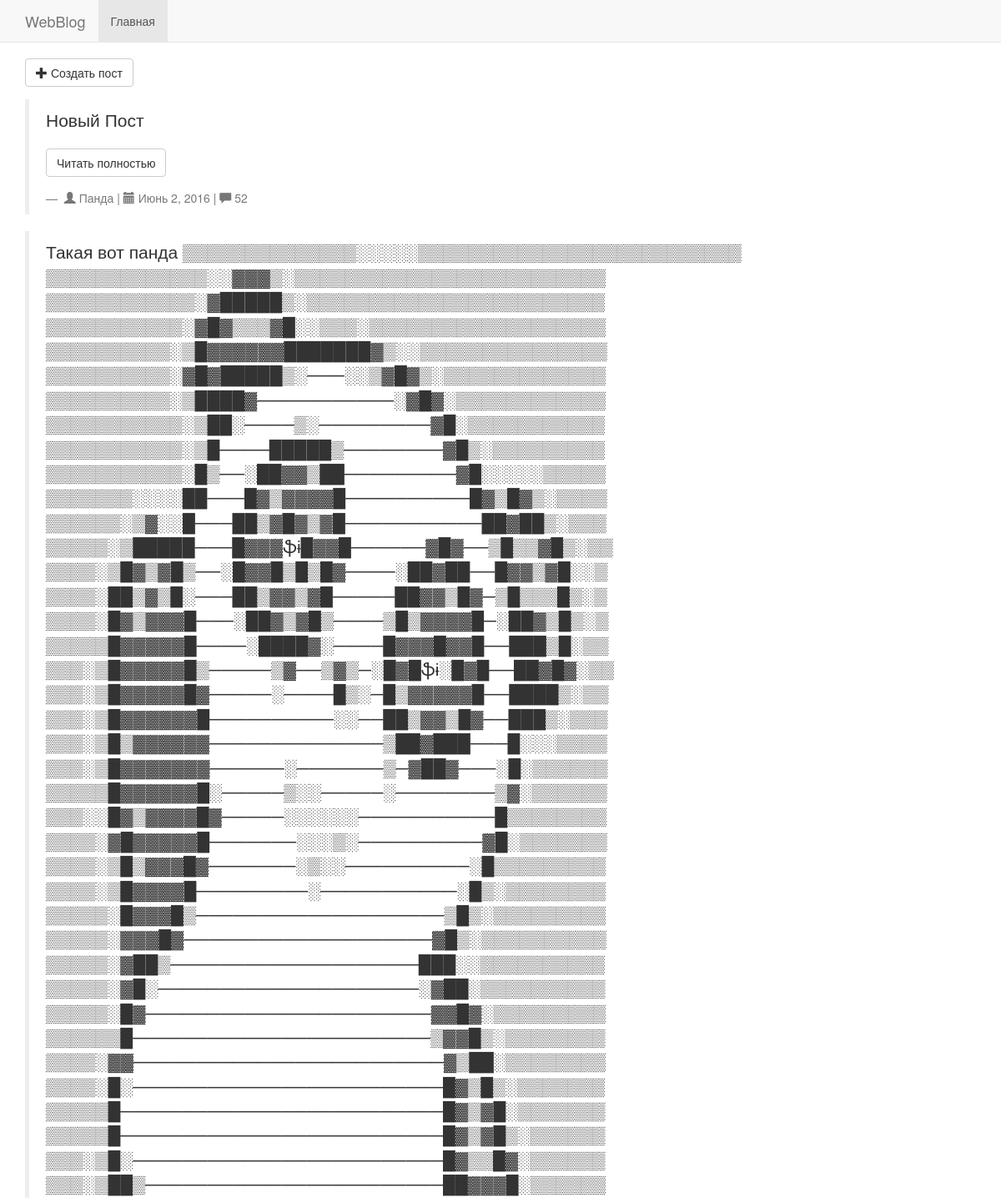
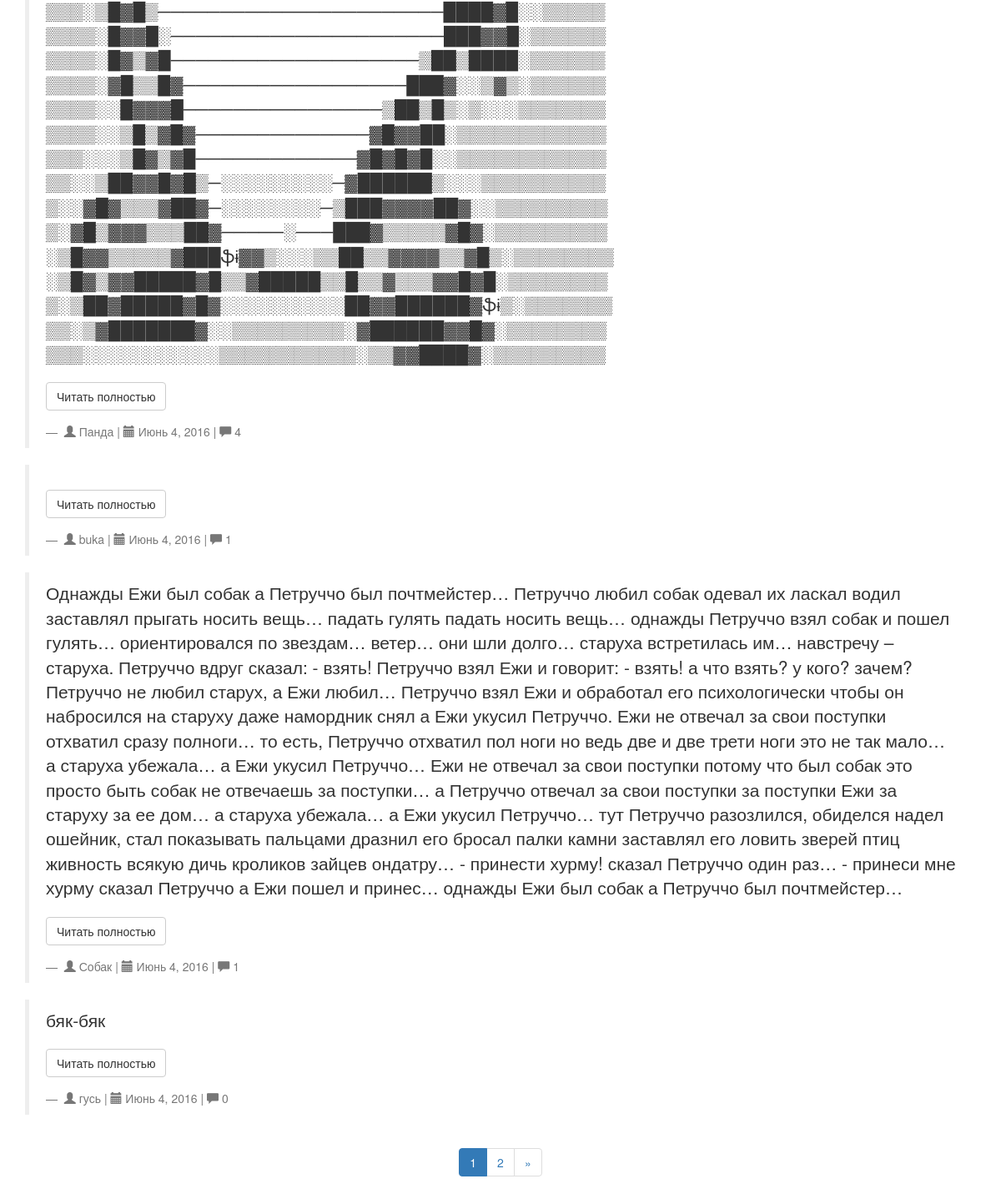
The page / on the database its author committed (2 pictures, top to bottom).
### webblogs/models.py (models this page shows, shortened)
class Post(models.Model):
    author = models.CharField(max_length=100)
    create_date = models.DateTimeField(auto_now_add=True)
    change_date = models.DateTimeField(auto_now=True)
    text = models.TextField(max_length=2000)

### webblogs/views.py (the view)
# urls.py: url(r'^$', views.index, name='index'),
def index(request):
    return index_page(request, 1)

### webblogs/views.py (called while the page is built)
def index_page(request, page):
    p = Post.objects.order_by('create_date')
    posts = Paginator(p, page_el)
    return render(request, 'webblogs/index.html', {'page': posts.page(page), 'range': posts.page_range})

### webblogs/templates/webblogs/index.html (shortened to what this page needs)
{% extends "webblogs/base.html" %}
{% block main %}active{% endblock %}
{% block content %}
    <div class="form-group">
     <a role="button" class="btn btn-default" href="{% url 'webblogs:new_post' %}"><span class="glyphicon glyphicon-plus"></span> Создать пост</a>
    </div>
    {% for post in page %}
        <blockquote>
            <p class="lead">{{ post.text }}</p>
                <div class="form-group">
                    <a role="button" href="{% url 'webblogs:detail' post.id%}" class="btn btn-default">Читать полностью</a>
                </div>
            <footer>
                <span class="glyphicon glyphicon-user"></span> {{ post.author }} |
                <span class="glyphicon glyphicon-calendar"></span> {{ post.create_date|date }}
                 |
                <span class="glyphicon glyphicon-comment"></span> {{ post.comment_set.count}}
            </footer>
        </blockquote>
    {% endfor %}
    <center>
        <ul class="pagination">
            {% for p in range%}
                    <li class="{% if p == page.number%} active {% endif %}"><a href="{% url 'webblogs:index_page' p%}">{{ p }}</a></li>
            {% endfor %}
            {% if page.has_next %}<li><a href="{% url 'webblogs:index_page' page.next_page_number%}">&raquo;</a></li>{% endif %}
        </ul>
    </center>
{% endblock %}

### webblogs/templates/webblogs/base.html (shortened to what this page needs)
{% load staticfiles %}
<!DOCTYPE html>
<html>
 <head>
    <link href="{% static "css/bootstrap.min.css" %}" rel="stylesheet">
 </head>
 <body>
 <div class="navbar navbar-default navbar-fixed-top" role="navigation">
      <div class="container">
        <div class="navbar-header">
          <a class="navbar-brand" href="{% url 'webblogs:index' %}">WebBlog</a>
        </div>
        <div class="navbar-collapse collapse">
          <ul class="nav navbar-nav">
            <li class="{% block main %}{% endblock %}"><a href="{% url 'webblogs:index' %}">Главная</a></li>
          </ul>
        </div>
      </div>
    </div>
    <div class="container">
          {% block content %}{% endblock %}
    </div>
 </body>
</html>

### webblogs/templates/webblogs/base.html (style rules this page uses)
body { padding-top: 70px; padding-bottom: 20px; }

### rows shown on the page
Post: text "Новый Пост", author "Панда", create_date "Июнь 2, 2016", comment_set.count "52"
Post: text "Такая вот панда ▒▒▒▒▒▒▒▒▒▒▒▒▒▒░░░░░▒▒▒▒▒▒▒▒▒▒▒▒▒▒▒▒▒▒▒▒▒▒▒▒▒▒ ▒▒▒▒▒▒▒▒▒▒▒▒▒░░▓▓▓▒░▒▒▒▒▒▒▒▒▒▒▒▒▒▒▒▒▒▒▒▒▒▒▒▒▒ ▒▒▒▒▒▒▒▒▒▒▒▒░▓█████▒░▒▒▒▒▒▒▒▒▒▒▒▒▒▒▒▒▒▒▒▒▒▒▒▒ ▒▒▒▒▒▒▒▒▒▒▒░▓█▓▒▒▒▓█░░▒▒▒░▒▒▒▒▒▒▒▒▒▒▒▒▒▒▒▒▒▒▒ ▒▒▒▒▒▒▒▒▒▒░▒█▓▓▓▓▓▓███████▓▒░░▒▒▒▒▒▒▒▒▒▒▒▒▒▒▒ ▒▒▒▒▒▒▒▒▒▒░▓█▓█████▒░───░░▒▓█▓▒░▒▒▒▒▒▒▒▒▒▒▒▒▒ ▒▒▒▒▒▒▒▒▒▒░▒████▓───────────░▓█▓░▒▒▒▒▒▒▒▒▒▒▒▒ ▒▒▒▒▒▒▒▒▒▒▒░▒██░────▒░─────────▓█░▒▒▒▒▒▒▒▒▒▒▒ ▒▒▒▒▒▒▒▒▒▒▒░▒█────█████▒────────▓█▒░▒▒▒▒▒▒▒▒▒ ▒▒▒▒▒▒▒▒▒▒▒░█▒──░██▓▓▒██─────────▓█░░░░░▒▒▒▒▒ ▒▒▒▒▒▒▒░░░░██───█▓▒▓▓▓▓█──────────█▓▒█▓▒░▒▒▒▒ ▒▒▒▒▒▒░▒▓░░█───██▒▓█▓▒▓█───────────██▓██▒░▒▒▒ ▒▒▒▒▒░▒█████───█▓▓▓ֆɨ█▓▓█──────▓█▓──▒█▒▒▓█▒░▒▒ ▒▒▒▒░▒█▓▒▓█▒──░█▓▓█▒█▒█▓────░██▓██──█▓▓▒▓█░░▒…", author "Панда", create_date "Июнь 4, 2016", comment_set.count "4"
Post: author "buka", create_date "Июнь 4, 2016", comment_set.count "1"
Post: text "Однажды Ежи был собак а Петруччо был почтмейстер… Петруччо любил собак одевал их ласкал водил заставлял прыгать носить вещь… падать гулять падать носить вещь… однажды Петруччо взял собак и пошел гулять… ориентировался по звездам… ветер… они шли долго… старуха встретилась им… навстречу – старуха. Петруччо вдруг сказал: - взять! Петруччо взял Ежи и говорит: - взять! а что взять? у кого? зачем? Петруччо не любил старух, а Ежи любил… Петруччо взял Ежи и обработал его психологически чтобы он набросился на старуху даже намордник снял а Ежи укусил Петруччо. Ежи не отвечал за свои поступки отхватил сразу полноги… то есть, Петруччо отхватил пол ноги но ведь две и две трети ноги это не так мало… а…", author "Собак", create_date "Июнь 4, 2016", comment_set.count "1"
Post: text "бяк-бяк", author "гусь", create_date "Июнь 4, 2016", comment_set.count "0"

### other values the page prints
{{ p }} "1" "2"
